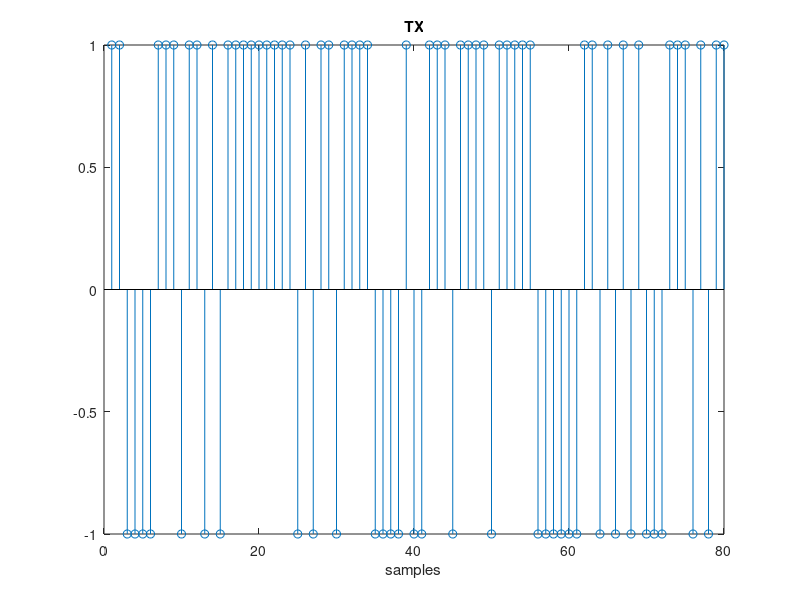
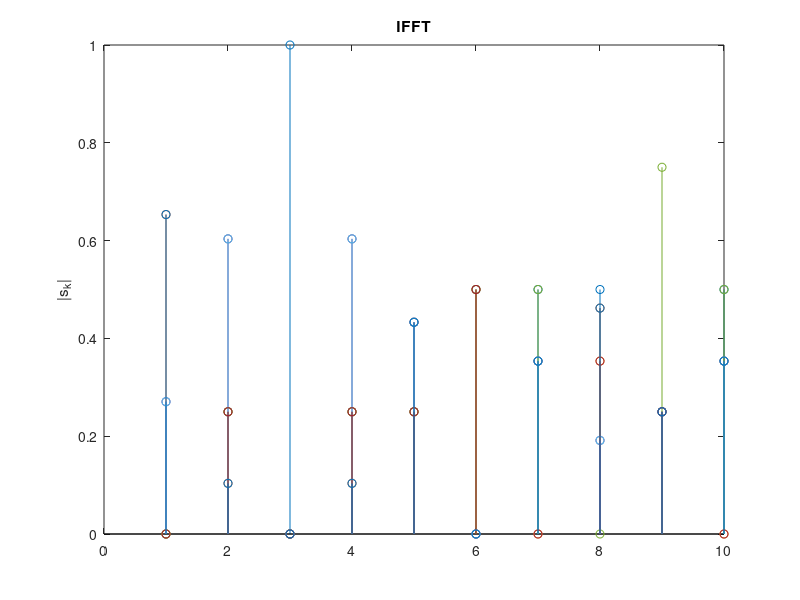
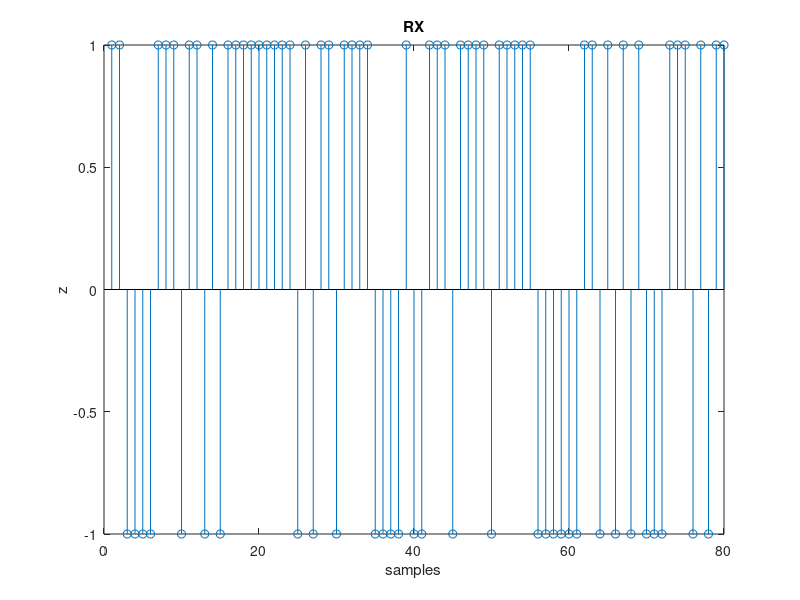

Write MATLAB code to recreate these figures, in order.
close all;
clc; clearvars; 
disp('OFDM example')
%% User parameters
numSymbol = 80;

N = 8; % N-point FFT

fc = 128; % frequencia da portadora
fs = 8192; % frequencia de amostragem

T = 2/fc;
R = N/T;

% TODO: verificar se numSymbol for multiplo de 8

%% Time vector
timestep = T/fs;
tmax = numSymbol*T;
t = 0:timestep:tmax-timestep;

%% TX
a = randsrc(1, numSymbol, [-1 1]);

figure()
stem(a)
title('TX')
xlabel('samples')

% serial para paralelo
an = reshape(a, [8 length(a)/8]);

%% TX OFDM
skn = ifft(an, N);

figure()
stem(abs(skn)')
title('IFFT')
ylabel('|s_k|')
% figure()
% stem(angle(skn)')
% title('IFFT')
% ylabel('\angle{s_k}')

% paralelo para serial
sk = reshape(skn, [1 size(skn, 1)*size(skn, 2)]);

txbb = upsample(sk, fs);
% figure()
% plot(t, abs(txbb))
% title('S_k upsampled')
% xlabel('time (in seconds)')

p = @(t) sqrt(T/N) * sin(pi*N*t/T) ./ (pi*t);

% st = conv (txbb, p(t), 'same');
%SRF = st.*exp(j*2*pi*f*t)

%% Channel 
% rt = st;

% figure()
% hold on
% stem(real(rt))
% stem(imag(rt))
% hold off
% title('Complex Channel')
% ylabel('r(n)')
% xlabel('samples')
% legend('real', 'imaginary')

% plot(t_rx, r)
% ylabel('r(t)')
% xlabel('time')

%% RX OFDM
% rxbb=hilbert(SRF).*exp(-j2pift);
% rxbb = rt;
% rx = conv(rxbb, pt, 'same');
% y_p = sign(real(fft( rk, numSC )));

rkn = skn; % bypass modulation
yn = fft( rkn, N );

% paralelo para serial
y = reshape(yn, [1 size(yn, 1)*size(yn, 2)]);

% slicer
z = (y >= 0) - (y < 0);

figure()
stem(z)
title('RX')
xlabel('samples')
ylabel('z')

%% RX BER
err = sum(a ~= z);
if (err >0 )
    error([num2str(err) ' errors'])
else
    disp('no errors')
end

